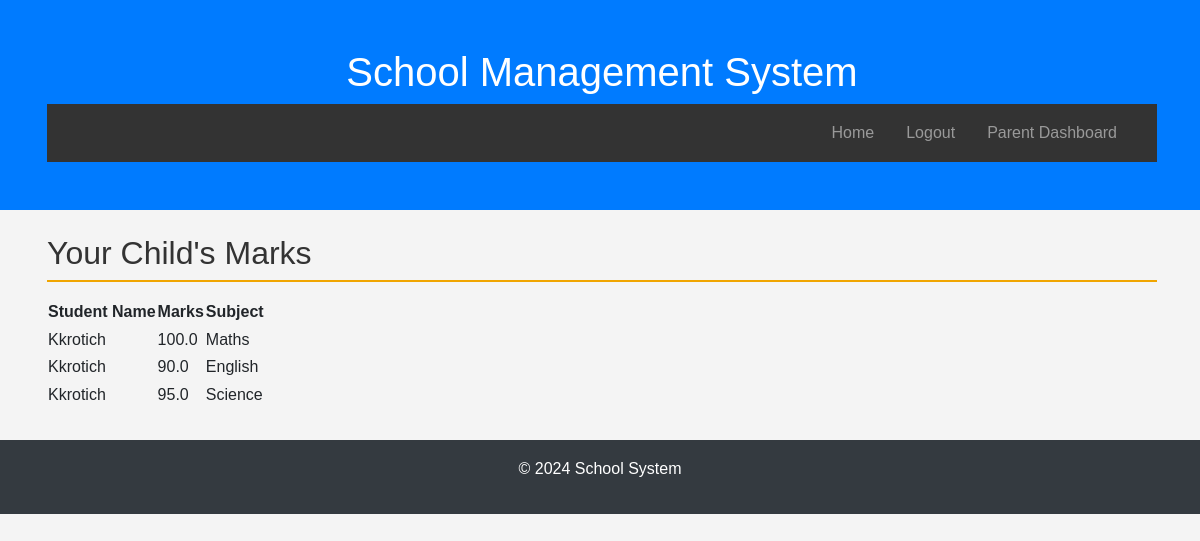
The app's page /view_marks (signed in) with its own data.
### models.py (models this page shows, shortened)
class StudentMark(db.Model):
    __tablename__ = 'student_marks'
    id = db.Column(db.Integer, primary_key=True)
    student_name = db.Column(db.String(150), nullable=False)
    marks = db.Column(db.Float, nullable=False)
    teacher_id = db.Column(db.Integer, db.ForeignKey('teachers.id'), nullable=False)
    teacher = db.relationship('Teacher', backref=db.backref('marks', lazy=True))

class Teacher(db.Model):
    __tablename__ = 'teachers'
    id = db.Column(db.Integer, primary_key=True)
    name = db.Column(db.String(150), nullable=False)
    subject = db.Column(db.String(100), nullable=False)
    user_id = db.Column(db.Integer, db.ForeignKey('users.id'), nullable=False)
    user = db.relationship('User', backref=db.backref('teacher', uselist=False))

### app.py (the view)
@app.route('/view_marks', methods=['GET'])
@login_required
def view_marks():
    if current_user.role != 'parent':
        flash('You are not authorized to perform this action.')
        return redirect(url_for('login'))
    marks = (
        StudentMark.query
        .join(Teacher)  # Join with the Teacher model
        .filter(StudentMark.student_name == current_user.parent.child_name)  # Filter by the child's name
        .add_columns(Teacher.subject)  # Select the subject as well
        .all()
    )
    marks_with_subjects = [(mark.student_name, mark.marks, subject) for mark, subject in marks]
    return render_template('view_marks.html', marks=marks_with_subjects)

### app.py (called while the page is built)
@login_manager.user_loader
def load_user(user_id):
    return User.query.get(int(user_id))

### templates/view_marks.html
{% extends 'base.html' %}
{% block content %}
<h2>Your Child's Marks</h2>
<table>
    <tr>
        <th>Student Name</th>
        <th>Marks</th>
        <th>Subject</th>
    </tr>
    {% for student_name, marks, subject in marks %}
    <tr>
        <td>{{ student_name }}</td>
        <td>{{ marks }}</td>
        <td>{{ subject }}</td>
    </tr>
    {% endfor %}
</table>
{% endblock %}

### static/css/styles.css (style rules this page uses)
body { font-family: Arial, sans-serif; background-color: #f4f4f4; margin: 0; padding: 0; line-height: 1.6; }
h2 { color: #333; margin-bottom: 1rem; border-bottom: 2px solid #f0a500; padding-bottom: 0.5rem; }

### records on screen
StudentMark: student_name "Kkrotich", marks "100.0", subject "Maths"
StudentMark: student_name "Kkrotich", marks "90.0", subject "English"
StudentMark: student_name "Kkrotich", marks "95.0", subject "Science"
